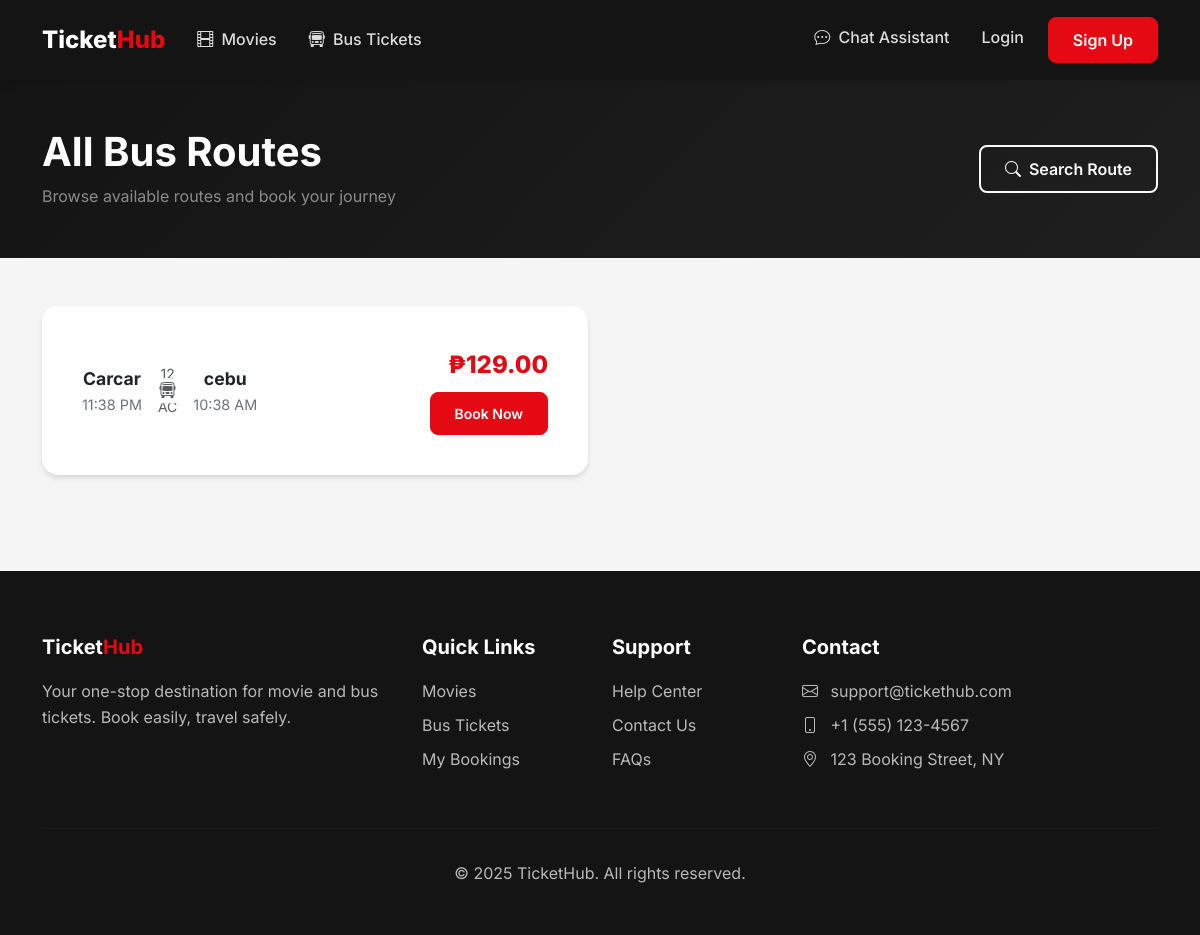
The app's page /bus/list with its own data.
### flask_app/app.py (models this page shows)
class BusRoute(db.Model):
    id = db.Column(db.Integer, primary_key=True)
    origin = db.Column(db.String(100), nullable=False)
    destination = db.Column(db.String(100), nullable=False)
    operator_id = db.Column(db.Integer, db.ForeignKey('user.id'), nullable=True)
    bus_number = db.Column(db.String(50))  # bus plate number or identifier
    bus_type = db.Column(db.String(50))  # AC, Non-AC, Sleeper, etc.
    departure_time = db.Column(db.Time, nullable=False)
    arrival_time = db.Column(db.Time, nullable=False)
    duration = db.Column(db.String(50))
    price = db.Column(db.Float, nullable=False)
    total_seats = db.Column(db.Integer, default=40)
    amenities = db.Column(db.String(255))  # WiFi, Charging, etc.
    image = db.Column(db.String(255))  # bus picture
    is_active = db.Column(db.Boolean, default=True)
    schedules = db.relationship('BusSchedule', backref='route', lazy=True, cascade='all, delete-orphan')
    operator = db.relationship('User', foreign_keys=[operator_id], backref='bus_routes')

### flask_app/app.py (the view)
@app.route('/bus')
@app.route('/bus/list')
@regular_user_only
def bus_routes():
    today = datetime.now().date()
    routes = BusRoute.query.filter_by(is_active=True).order_by(BusRoute.departure_time).all()
    routes = [r for r in routes if not is_route_departed_for_date(r, today)]
    return render_template('bus/list.html', routes=routes)

### flask_app/app.py (called while the page is built, shortened)
@app.after_request
def add_no_cache_headers(response):
    if request.endpoint != 'static':
        response.headers['Cache-Control'] = 'no-store, no-cache, must-revalidate, private, max-age=0'
        response.headers['Pragma'] = 'no-cache'
        response.headers['Expires'] = '0'
    return response

def regular_user_only(f):
    @wraps(f)
    def decorated_function(*args, **kwargs):
        return f(*args, **kwargs)
    return decorated_function

def is_route_departed_for_date(route, travel_date, now_dt=None):
    if not route or not getattr(route, 'departure_time', None) or not travel_date:
        return False
    now_dt = now_dt or datetime.now()
    if travel_date < now_dt.date():
        return True
    if travel_date > now_dt.date():
        return False
    departure_dt = datetime.combine(travel_date, route.departure_time)
    arrival_time = getattr(route, 'arrival_time', None) or route.departure_time
    arrival_dt = datetime.combine(travel_date, arrival_time)
    if arrival_dt <= departure_dt:
        arrival_dt = arrival_dt + timedelta(days=1)
    return departure_dt <= now_dt < arrival_dt

### flask_app/templates/bus/list.html (shortened to what this page needs)
{% extends 'base.html' %}
{% block content %}
<section class="py-5" style="background: linear-gradient(135deg, var(--dark) 0%, var(--dark-lighter) 100%);">
    <div class="container">
        <div class="row align-items-center">
            <div class="col">
                <h1 class="text-white fw-bold mb-2">All Bus Routes</h1>
                <p class="text-white-50 mb-0">Browse available routes and book your journey</p>
            </div>
            <div class="col-auto mt-3 mt-md-0">
                <a href="{{ url_for('search_bus') }}" class="btn btn-outline-light">
                    <i class="bi bi-search me-2"></i>Search Route
                </a>
            </div>
        </div>
    </div>
</section>
<section class="py-5">
    <div class="container">
        {% if routes %}
            <div class="row g-4">
                {% for route in routes %}
                <div class="col-lg-6">
                    <div class="card bus-card">
                        <div class="card-body">
                            <div class="d-flex justify-content-between align-items-center">
                                <div class="route-info flex-grow-1">
                                    <div class="d-flex align-items-center gap-3">
                                        <div class="text-center">
                                            <div class="city">{{ route.origin }}</div>
                                            <div class="time">{{ route.departure_time.strftime('%I:%M %p') }}</div>
                                        </div>
                                        <div class="flex-grow-1 text-center">
                                            <div class="text-muted small mb-1">{{ route.duration or format_route_duration(route.departure_time, route.arrival_time) or '---' }}</div>
                                            <div class="position-relative">
                                                <i class="bi bi-bus-front position-absolute top-50 start-50 translate-middle bg-white px-2 text-muted"></i>
                                            </div>
                                            <div class="text-muted small mt-1">{{ route.bus_type or 'Standard' }}</div>
                                        </div>
                                        <div class="text-center">
                                            <div class="city">{{ route.destination }}</div>
                                            <div class="time">{{ route.arrival_time.strftime('%I:%M %p') }}</div>
                                        </div>
                                    </div>
                                </div>
                                <div class="ms-4 text-end">
                                    <div class="price">₱{{ "%.2f"|format(route.price) }}</div>
                                    <a href="{{ url_for('book_bus', route_id=route.id) }}" class="btn btn-primary btn-sm mt-2">Book Now</a>
                                </div>
                            </div>
                        </div>
                    </div>
                </div>
                {% endfor %}
            </div>
        {% else %}
            <div class="text-center py-5">
                <i class="bi bi-bus-front text-muted" style="font-size: 5rem;"></i>
                <h4 class="mt-4 text-muted">No bus routes available</h4>
                <p class="text-muted">Check back later for new routes!</p>
            </div>
        {% endif %}
    </div>
</section>
{% endblock %}

### flask_app/static/css/main.css (style rules this page uses)
:root { --primary: #E50914; --primary-dark: #B20710; --secondary: #0A84FF; --dark: #141414; --dark-lighter: #1F1F1F; --gray-100: #F5F5F5; --gray-200: #E5E5E5; --gray-300: #D4D4D4; --gray-600: #6B7280; --gray-800: #2D2D2D; --success: #22C55E; --warning: #F59E0B; }
* { margin: 0; padding: 0; box-sizing: border-box; }
body { font-family: 'Inter', -apple-system, BlinkMacSystemFont, sans-serif; background-color: var(--gray-100); color: var(--dark); line-height: 1.6; }
.btn-primary { background: var(--primary); border-color: var(--primary); font-weight: 600; padding: 0.625rem 1.5rem; border-radius: 8px; transition: all 0.2s ease; }
.btn-outline-light { border-width: 2px; font-weight: 600; padding: 0.625rem 1.5rem; border-radius: 8px; }
.card { border: none; border-radius: 16px; box-shadow: 0 4px 6px -1px rgba(0,0,0,0.1), 0 2px 4px -1px rgba(0,0,0,0.06); transition: all 0.3s ease; overflow: hidden; }
.bus-card { background: #fff; border-radius: 16px; padding: 1.5rem; }
.bus-card .route-info { display: flex; align-items: center; gap: 1rem; }
.bus-card .city { font-weight: 700; font-size: 1.1rem; }
.bus-card .time { color: var(--gray-600); font-size: 0.9rem; }
.bus-card .price { font-weight: 800; font-size: 1.5rem; color: var(--primary); }
.card { border-radius: 16px; box-shadow: 0 4px 12px rgba(0,0,0,0.07); border: none; }
.btn-primary { background: #E50914; border-color: #E50914; font-weight: 600; border-radius: 8px; transition: background 0.2s; }
.fw-bold { font-weight: 700 !important; }

### flask_app/templates/base.html (style rules this page uses)
:root { --primary: #E50914; --primary-dark: #B20710; --secondary: #0A84FF; --dark: #141414; --dark-lighter: #1F1F1F; --gray-100: #F5F5F5; --gray-200: #E5E5E5; --gray-300: #D4D4D4; --gray-600: #6B7280; --gray-800: #2D2D2D; --success: #22C55E; --warning: #F59E0B; }
* { margin: 0; padding: 0; box-sizing: border-box; }
body { font-family: 'Inter', -apple-system, BlinkMacSystemFont, sans-serif; background-color: var(--gray-100); color: var(--dark); line-height: 1.6; }
.btn-primary { background: var(--primary); border-color: var(--primary); font-weight: 600; padding: 0.625rem 1.5rem; border-radius: 8px; transition: all 0.2s ease; }
.btn-outline-light { border-width: 2px; font-weight: 600; padding: 0.625rem 1.5rem; border-radius: 8px; }
.card { border: none; border-radius: 16px; box-shadow: 0 4px 6px -1px rgba(0,0,0,0.1), 0 2px 4px -1px rgba(0,0,0,0.06); transition: all 0.3s ease; overflow: hidden; }
.bus-card { background: #fff; border-radius: 16px; padding: 1.5rem; }
.bus-card .route-info { display: flex; align-items: center; gap: 1rem; }
.bus-card .city { font-weight: 700; font-size: 1.1rem; }
.bus-card .time { color: var(--gray-600); font-size: 0.9rem; }
.bus-card .price { font-weight: 800; font-size: 1.5rem; color: var(--primary); }

### records on screen
BusRoute: origin "Carcar", departure_time "11:38 PM", duration "12", bus_type "AC", destination "cebu", arrival_time "10:38 AM", price "129.00"
